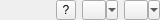
<?xml version="1.0" encoding="UTF-8"?>
<ui version="4.0">
 <class>Form</class>
 <widget class="QWidget" name="Form">
  <property name="geometry">
   <rect>
    <x>0</x>
    <y>0</y>
    <width>160</width>
    <height>20</height>
   </rect>
  </property>
  <property name="windowTitle">
   <string>Form</string>
  </property>
  <layout class="QHBoxLayout" name="horizontalLayout_2" stretch="1,0,0,0">
   <property name="leftMargin">
    <number>0</number>
   </property>
   <property name="topMargin">
    <number>0</number>
   </property>
   <property name="rightMargin">
    <number>0</number>
   </property>
   <property name="bottomMargin">
    <number>0</number>
   </property>
   <item>
    <widget class="QWidget" name="editValue" native="true"/>
   </item>
   <item>
    <widget class="QToolButton" name="btnInfo">
     <property name="maximumSize">
      <size>
       <width>20</width>
       <height>20</height>
      </size>
     </property>
     <property name="toolTip">
      <string>What's this?</string>
     </property>
     <property name="text">
      <string>?</string>
     </property>
    </widget>
   </item>
   <item>
    <widget class="QToolButton" name="btnSetList">
     <property name="maximumSize">
      <size>
       <width>16777215</width>
       <height>20</height>
      </size>
     </property>
     <property name="toolTip">
      <string>Set value list…</string>
     </property>
     <property name="text">
      <string/>
     </property>
     <property name="icon">
      <iconset>
       <normaloff>:/view_list_details.svg</normaloff>:/view_list_details.svg</iconset>
     </property>
     <property name="popupMode">
      <enum>QToolButton::MenuButtonPopup</enum>
     </property>
    </widget>
   </item>
   <item>
    <widget class="QToolButton" name="btnSetRange">
     <property name="maximumSize">
      <size>
       <width>16777215</width>
       <height>20</height>
      </size>
     </property>
     <property name="toolTip">
      <string>Set value range…</string>
     </property>
     <property name="text">
      <string/>
     </property>
     <property name="icon">
      <iconset>
       <normaloff>:/range.svg</normaloff>:/range.svg</iconset>
     </property>
     <property name="popupMode">
      <enum>QToolButton::MenuButtonPopup</enum>
     </property>
    </widget>
   </item>
  </layout>
 </widget>
 <tabstops>
  <tabstop>editValue</tabstop>
  <tabstop>btnInfo</tabstop>
  <tabstop>btnSetList</tabstop>
  <tabstop>btnSetRange</tabstop>
 </tabstops>
 <resources/>
 <connections/>
</ui>
